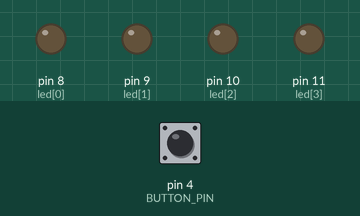
This sketch was run on a simulated Arduino Uno, built with avr-gcc and run on an emulated ATmega328P. On the bench: output pins drawn as LEDs (lit = HIGH). The inputs (shaded band) are chosen by the test bench; at power-on: pin 4 (BUTTON_PIN) HIGH.

Above: at 1.2 s.
1.3 s: pin 4 (BUTTON_PIN) pulled LOW for 0.15 s
At 2.9 s:
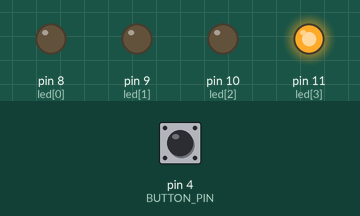
At 3.6 s:
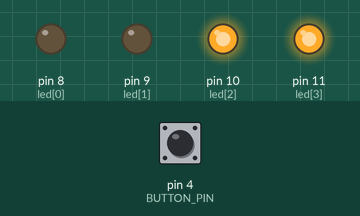
Timing chart, 0 to 7.8 s (numbered marks = the images above; inputs shaded):
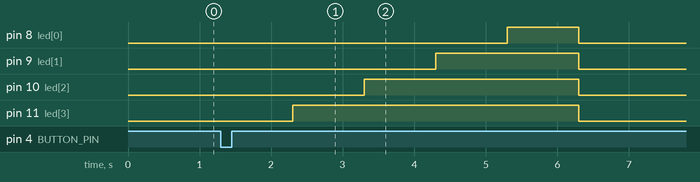

Measured:
- after the input at 1.3 s, pin 8 (led[0]): LOW → HIGH after 4.0 s, → LOW 1.0 s later; pin 9 (led[1]): LOW → HIGH after 3.0 s, → LOW 2.0 s later; pin 10 (led[2]): LOW → HIGH after 2.0 s, → LOW 3.0 s later; pin 11 (led[3]): LOW → HIGH after 1.0 s, → LOW 4.0 s later

The sketch:

switch_contLED.ino
```cpp
#define BUTTON_PIN 4
int led[] = {8,9,10,11};
int pinCount = 4;
void setup()
{
  for (int i = 0; i < pinCount; i++){
    pinMode(led[i], OUTPUT);
  }
  pinMode(BUTTON_PIN, INPUT_PULLUP);
}

void loop()
{
  byte buttonState = digitalRead(BUTTON_PIN);

  if (buttonState == LOW) {
    for ( int i = pinCount; i >= 0; i--){
      digitalWrite(led[i],HIGH);
      delay(1000);
    }
  }
  else {
    for ( int i = 0; i < pinCount; i++){
      digitalWrite(led[i],LOW);
    }

  }
}
```
